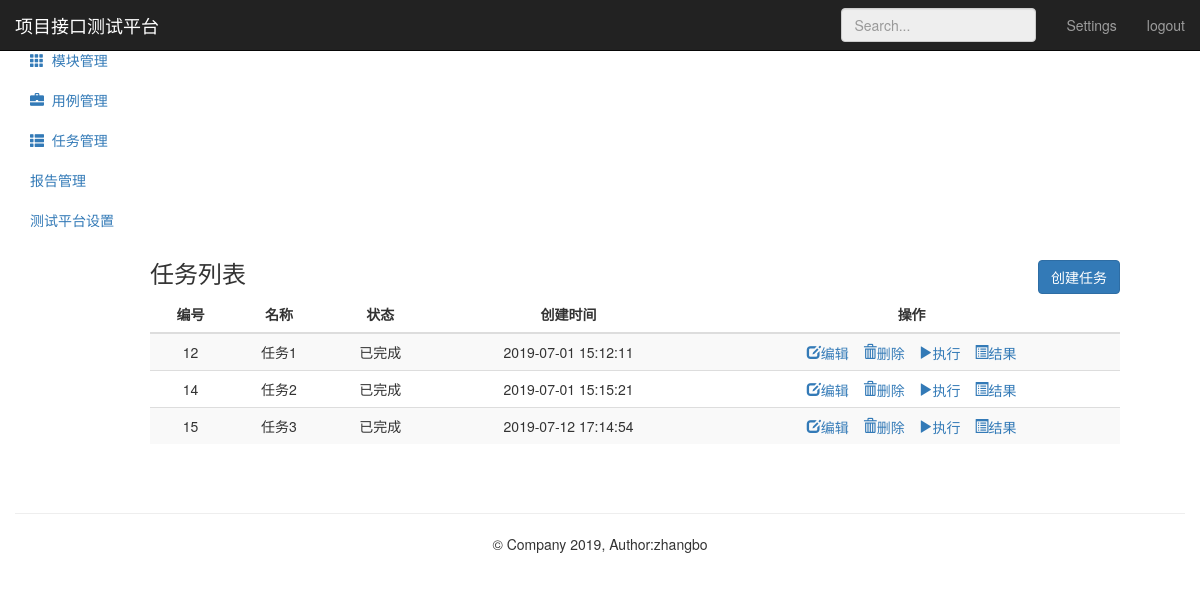
Before: /testtask/ with the older database file.
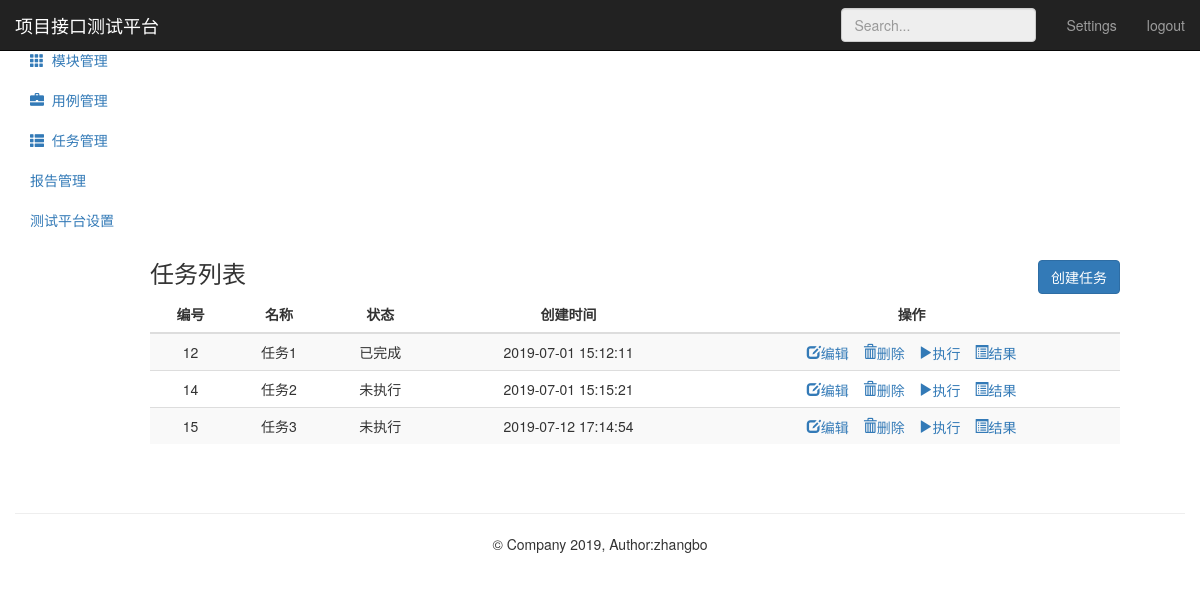
After: the same page with the newer database file.
### testtask_app/models.py (models this page shows, shortened)
class TestTask(models.Model):
      name = models.CharField("名称",max_length=100,blank=False,default="")
      status = models.IntegerField("状态：",default=0)#未执行0、执行中1、执行成功2、执行失败3
      describe = models.TextField("描述",default="")
      cases = models.TextField("关联用例",default="")
      create_time = models.DateTimeField("创建时间",auto_now_add=True)

### testtask_app/views.py (the view)
# urls.py: path('',views.testtask_manage),
def testtask_manage(request):
    tasks = TestTask.objects.all()
    return render(request,"task_list.html",{"type":"list","tasks":tasks})

### templates/task_list.html (shortened to what the changed rows need)
{% extends "base.html" %}
{% block base %}
<div class="container-fluid">
    <div class="row">
        <div style="margin-left: 135px;" class="col-sm-9 col-sm-offset-3 col-md-10 col-md-offset-2 main">
            {% if type == "list" %}
                <div class="table-responsive op">
                    <table class="table table-striped">
                        <thead>
                            <tr>
                                <th class="op">编号</th>
                                <th class="op">名称</th>
                                <th class="op">状态</th>
                                <th class="op">创建时间</th>
                                <th class="op">操作</th>
                            </tr>
                        </thead>
                        <tbody>
                            {% for task in tasks %}
                            <tr>
                                <td>{{ task.id}}</td>
                                <td>{{ task.name}}</td>
                                {% if task.status == 0 %}
                                    <td>未执行</td>
                                {% elif task.status == 1 %}
                                    <td>执行中</td>
                                {% elif task.status == 2 %}
                                    <td>已完成</td>
                                {% else %}
                                    <td>失败</td>
                                {% endif %}
                                <td>{{ task.create_time | date:"Y-m-d H:i:s" }}</td>
                                <td>
                                    <a href="/testtask/edit_task/{{ task.id }}/">
                                          <i class="glyphicon glyphicon-edit">编辑</i>
                                    </a>
                                    <a href="/testtask/delete_task/{{ task.id }}/" style="margin-left:10px;"
                                              onclick="return del_task()">
                                          <i class="glyphicon glyphicon-trash">删除</i>
                                    </a>
                                    <a href="#" onclick="return RunTask('{{ task.id }}')" style="margin-left:10px;">
                                          <i class="glyphicon glyphicon-play">执行</i>
                                    </a>
                                    <a href="/testtask/result/{{ task.id }}/" style="margin-left:10px;">
                                          <i class="glyphicon glyphicon-list-alt">结果</i>
                                    </a>
                                </td>
                            </tr>
                            {% endfor %}
                        </tbody>
                    </table>
                </div>
            {% endif %}
        </div>
    </div>
</div>
{% endblock %}

Changed rows visible on the page:
changed TestTask "任务2": status "已完成" → "未执行"
changed TestTask "任务3": status "已完成" → "未执行"
